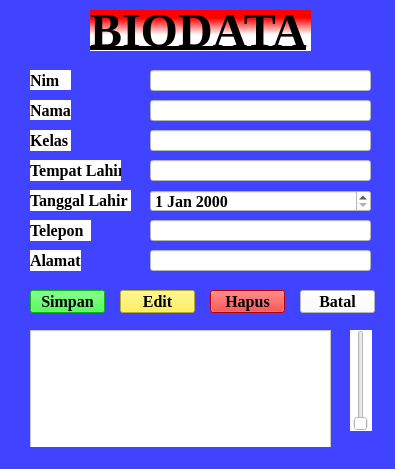
<?xml version="1.0" encoding="UTF-8"?>
<ui version="4.0">
 <class>Latihan2</class>
 <widget class="QMainWindow" name="Latihan2">
  <property name="geometry">
   <rect>
    <x>0</x>
    <y>0</y>
    <width>395</width>
    <height>469</height>
   </rect>
  </property>
  <property name="windowTitle">
   <string>MainWindow</string>
  </property>
  <property name="styleSheet">
   <string notr="true">background-color: rgb(64, 67, 255)</string>
  </property>
  <widget class="QWidget" name="centralwidget">
   <widget class="QLabel" name="label">
    <property name="geometry">
     <rect>
      <x>30</x>
      <y>70</y>
      <width>41</width>
      <height>20</height>
     </rect>
    </property>
    <property name="font">
     <font>
      <family>Times New Roman</family>
      <pointsize>12</pointsize>
      <weight>75</weight>
      <bold>true</bold>
     </font>
    </property>
    <property name="styleSheet">
     <string notr="true">background-color:rgb(255, 255, 255)</string>
    </property>
    <property name="text">
     <string>Nim</string>
    </property>
   </widget>
   <widget class="QLabel" name="label_2">
    <property name="geometry">
     <rect>
      <x>30</x>
      <y>100</y>
      <width>41</width>
      <height>20</height>
     </rect>
    </property>
    <property name="font">
     <font>
      <family>Times New Roman</family>
      <pointsize>12</pointsize>
      <weight>75</weight>
      <bold>true</bold>
     </font>
    </property>
    <property name="styleSheet">
     <string notr="true">background-color:rgb(255, 255, 255)</string>
    </property>
    <property name="text">
     <string>Nama</string>
    </property>
   </widget>
   <widget class="QLabel" name="label_3">
    <property name="geometry">
     <rect>
      <x>30</x>
      <y>130</y>
      <width>41</width>
      <height>21</height>
     </rect>
    </property>
    <property name="font">
     <font>
      <family>Times New Roman</family>
      <pointsize>12</pointsize>
      <weight>75</weight>
      <bold>true</bold>
     </font>
    </property>
    <property name="styleSheet">
     <string notr="true">background-color:rgb(255, 255, 255)</string>
    </property>
    <property name="text">
     <string>Kelas</string>
    </property>
   </widget>
   <widget class="QLabel" name="label_4">
    <property name="geometry">
     <rect>
      <x>30</x>
      <y>160</y>
      <width>91</width>
      <height>21</height>
     </rect>
    </property>
    <property name="font">
     <font>
      <family>Times New Roman</family>
      <pointsize>12</pointsize>
      <weight>75</weight>
      <bold>true</bold>
     </font>
    </property>
    <property name="styleSheet">
     <string notr="true">background-color:rgb(255, 255, 255)</string>
    </property>
    <property name="text">
     <string>Tempat Lahir</string>
    </property>
   </widget>
   <widget class="QLineEdit" name="lineEdit_3">
    <property name="geometry">
     <rect>
      <x>150</x>
      <y>70</y>
      <width>221</width>
      <height>21</height>
     </rect>
    </property>
    <property name="font">
     <font>
      <family>Times New Roman</family>
      <pointsize>12</pointsize>
     </font>
    </property>
    <property name="styleSheet">
     <string notr="true">background-color: rgb(255, 255, 255)</string>
    </property>
   </widget>
   <widget class="QPushButton" name="pushButton">
    <property name="geometry">
     <rect>
      <x>30</x>
      <y>290</y>
      <width>75</width>
      <height>23</height>
     </rect>
    </property>
    <property name="font">
     <font>
      <family>Times New Roman</family>
      <pointsize>12</pointsize>
      <weight>75</weight>
      <bold>true</bold>
     </font>
    </property>
    <property name="styleSheet">
     <string notr="true">background-color: rgb(16, 255, 24)</string>
    </property>
    <property name="text">
     <string>Simpan</string>
    </property>
   </widget>
   <widget class="QPushButton" name="pushButton_2">
    <property name="geometry">
     <rect>
      <x>120</x>
      <y>290</y>
      <width>75</width>
      <height>23</height>
     </rect>
    </property>
    <property name="font">
     <font>
      <family>Times New Roman</family>
      <pointsize>12</pointsize>
      <weight>75</weight>
      <bold>true</bold>
     </font>
    </property>
    <property name="styleSheet">
     <string notr="true">background-color:rgb(255, 238, 48)</string>
    </property>
    <property name="text">
     <string>Edit</string>
    </property>
   </widget>
   <widget class="QPushButton" name="pushButton_3">
    <property name="geometry">
     <rect>
      <x>210</x>
      <y>290</y>
      <width>75</width>
      <height>23</height>
     </rect>
    </property>
    <property name="font">
     <font>
      <family>Times New Roman</family>
      <pointsize>12</pointsize>
      <weight>75</weight>
      <bold>true</bold>
     </font>
    </property>
    <property name="styleSheet">
     <string notr="true">background-color: rgb(255, 0, 0)</string>
    </property>
    <property name="text">
     <string>Hapus</string>
    </property>
   </widget>
   <widget class="QPushButton" name="pushButton_4">
    <property name="geometry">
     <rect>
      <x>300</x>
      <y>290</y>
      <width>75</width>
      <height>23</height>
     </rect>
    </property>
    <property name="font">
     <font>
      <family>Times New Roman</family>
      <pointsize>12</pointsize>
      <weight>75</weight>
      <bold>true</bold>
     </font>
    </property>
    <property name="styleSheet">
     <string notr="true">background-color:rgb(255, 255, 255)</string>
    </property>
    <property name="text">
     <string>Batal</string>
    </property>
   </widget>
   <widget class="QLabel" name="label_5">
    <property name="geometry">
     <rect>
      <x>30</x>
      <y>190</y>
      <width>101</width>
      <height>21</height>
     </rect>
    </property>
    <property name="font">
     <font>
      <family>Times New Roman</family>
      <pointsize>12</pointsize>
      <weight>75</weight>
      <bold>true</bold>
     </font>
    </property>
    <property name="styleSheet">
     <string notr="true">background-color:rgb(255, 255, 255)</string>
    </property>
    <property name="text">
     <string>Tanggal Lahir</string>
    </property>
   </widget>
   <widget class="QLabel" name="label_6">
    <property name="geometry">
     <rect>
      <x>30</x>
      <y>220</y>
      <width>61</width>
      <height>21</height>
     </rect>
    </property>
    <property name="font">
     <font>
      <family>Times New Roman</family>
      <pointsize>12</pointsize>
      <weight>75</weight>
      <bold>true</bold>
     </font>
    </property>
    <property name="styleSheet">
     <string notr="true">background-color:rgb(255, 255, 255)</string>
    </property>
    <property name="text">
     <string>Telepon </string>
    </property>
   </widget>
   <widget class="QLabel" name="label_7">
    <property name="geometry">
     <rect>
      <x>30</x>
      <y>250</y>
      <width>51</width>
      <height>21</height>
     </rect>
    </property>
    <property name="font">
     <font>
      <family>Times New Roman</family>
      <pointsize>12</pointsize>
      <weight>75</weight>
      <bold>true</bold>
     </font>
    </property>
    <property name="styleSheet">
     <string notr="true">background-color:rgb(255, 255, 255)</string>
    </property>
    <property name="text">
     <string>Alamat</string>
    </property>
   </widget>
   <widget class="QLineEdit" name="lineEdit_4">
    <property name="geometry">
     <rect>
      <x>150</x>
      <y>100</y>
      <width>221</width>
      <height>21</height>
     </rect>
    </property>
    <property name="font">
     <font>
      <family>Times New Roman</family>
      <pointsize>12</pointsize>
     </font>
    </property>
    <property name="styleSheet">
     <string notr="true">background-color: rgb(255, 255, 255)</string>
    </property>
   </widget>
   <widget class="QLineEdit" name="lineEdit_5">
    <property name="geometry">
     <rect>
      <x>150</x>
      <y>130</y>
      <width>221</width>
      <height>21</height>
     </rect>
    </property>
    <property name="font">
     <font>
      <family>Times New Roman</family>
      <pointsize>12</pointsize>
     </font>
    </property>
    <property name="styleSheet">
     <string notr="true">background-color: rgb(255, 255, 255)</string>
    </property>
   </widget>
   <widget class="QLineEdit" name="lineEdit_6">
    <property name="geometry">
     <rect>
      <x>150</x>
      <y>160</y>
      <width>221</width>
      <height>21</height>
     </rect>
    </property>
    <property name="font">
     <font>
      <family>Times New Roman</family>
      <pointsize>12</pointsize>
     </font>
    </property>
    <property name="styleSheet">
     <string notr="true">background-color: rgb(255, 255, 255)</string>
    </property>
   </widget>
   <widget class="QLineEdit" name="lineEdit_8">
    <property name="geometry">
     <rect>
      <x>150</x>
      <y>220</y>
      <width>221</width>
      <height>21</height>
     </rect>
    </property>
    <property name="font">
     <font>
      <family>Times New Roman</family>
      <pointsize>12</pointsize>
     </font>
    </property>
    <property name="styleSheet">
     <string notr="true">background-color: rgb(255, 255, 255)</string>
    </property>
   </widget>
   <widget class="QLineEdit" name="lineEdit_9">
    <property name="geometry">
     <rect>
      <x>150</x>
      <y>250</y>
      <width>221</width>
      <height>21</height>
     </rect>
    </property>
    <property name="font">
     <font>
      <family>Times New Roman</family>
      <pointsize>12</pointsize>
     </font>
    </property>
    <property name="styleSheet">
     <string notr="true">background-color: rgb(255, 255, 255)</string>
    </property>
   </widget>
   <widget class="QLabel" name="label_8">
    <property name="geometry">
     <rect>
      <x>90</x>
      <y>10</y>
      <width>221</width>
      <height>41</height>
     </rect>
    </property>
    <property name="font">
     <font>
      <family>Times New Roman</family>
      <pointsize>36</pointsize>
      <weight>75</weight>
      <bold>true</bold>
      <underline>true</underline>
     </font>
    </property>
    <property name="styleSheet">
     <string notr="true">background-color:qlineargradient(spread:pad, x1:0.46, y1:1, x2:0.449, y2:0, stop:0.392045 rgba(255, 255, 255, 255), stop:0.801136 rgba(255, 0, 0, 255))</string>
    </property>
    <property name="text">
     <string>BIODATA</string>
    </property>
   </widget>
   <widget class="QTextEdit" name="textEdit">
    <property name="geometry">
     <rect>
      <x>30</x>
      <y>330</y>
      <width>301</width>
      <height>241</height>
     </rect>
    </property>
    <property name="styleSheet">
     <string notr="true">background-color:rgb(255, 255, 255)</string>
    </property>
   </widget>
   <widget class="QDateEdit" name="dateEdit">
    <property name="geometry">
     <rect>
      <x>150</x>
      <y>190</y>
      <width>221</width>
      <height>22</height>
     </rect>
    </property>
    <property name="font">
     <font>
      <family>Times New Roman</family>
      <pointsize>12</pointsize>
      <weight>75</weight>
      <bold>true</bold>
     </font>
    </property>
    <property name="styleSheet">
     <string notr="true">background-color:rgb(255, 255, 255)</string>
    </property>
   </widget>
   <widget class="QSlider" name="verticalSlider">
    <property name="geometry">
     <rect>
      <x>350</x>
      <y>330</y>
      <width>22</width>
      <height>101</height>
     </rect>
    </property>
    <property name="styleSheet">
     <string notr="true">background-color:rgb(255, 255, 255)</string>
    </property>
    <property name="orientation">
     <enum>Qt::Vertical</enum>
    </property>
   </widget>
  </widget>
  <widget class="QMenuBar" name="menubar">
   <property name="geometry">
    <rect>
     <x>0</x>
     <y>0</y>
     <width>395</width>
     <height>21</height>
    </rect>
   </property>
  </widget>
  <widget class="QStatusBar" name="statusbar"/>
 </widget>
 <resources/>
 <connections/>
</ui>
